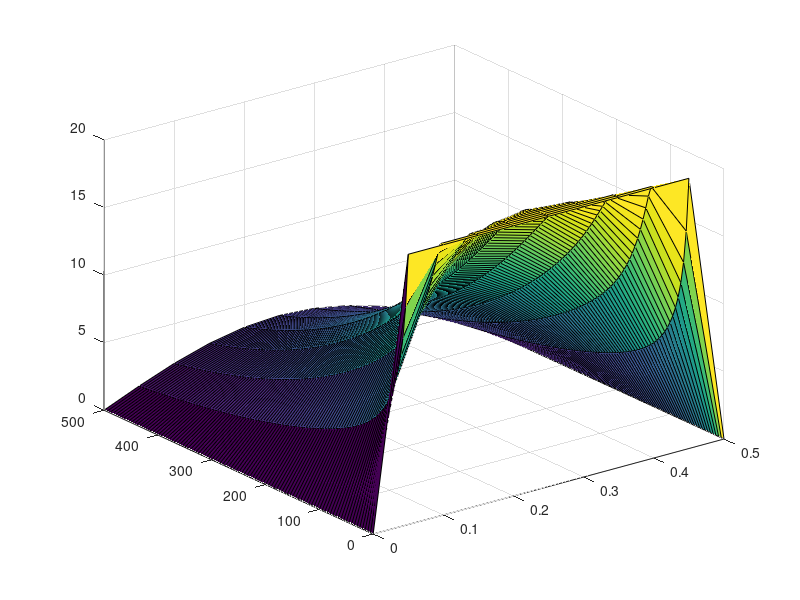

MATLAB code for this plot: (Note: this script raises an error after producing the figure.)
% Range intervals:
x_range = 0.5;
t_range = 500;
% Step intervals:
dx = 0.05;
dt = 5;
% Node amounts:
x_nodes = x_range/dx + 1;
t_nodes = t_range/dt + 1;
% 'x-axis' and 'time' scales:
x_array = linspace(0,0.5,x_nodes);
t_array = linspace(0,500,t_nodes);
% Thermic coefficient:
alpha = 0.0001;
% Temperature array:
T_array = zeros(t_nodes, x_nodes);
% Initial temperature conditions:
T_array(1,:) = [0, 20, 20, 20, 20, 20, 20, 20, 20, 20, 0];
% Iteration to calculate the temperature distribution:
for i = 2:t_nodes
    % Set 0ºC on the edges:
    T_array(i,1) = 0;
    T_array(i,x_nodes) = 0;
    % Calculate the Temperature on the next node:
    for  j = 2:x_nodes-1
        T_array(i,j) = T_array(i-1,j) + alpha*(dt/dx^2)*(T_array(i-1,j+1) - 2*T_array(i-1,j) + T_array(i-1,j-1));
    end
end
% Plot chart:
s = surf(x_array, t_array, T_array);
s.EdgeColor = 'none';
s.FaceColor = 'interp';
view(2);
xlabel('Comprimento da barra (m)');
ylabel('Tempo (s)');
zlabel('Temperatura (ºC)');
axis ij;
